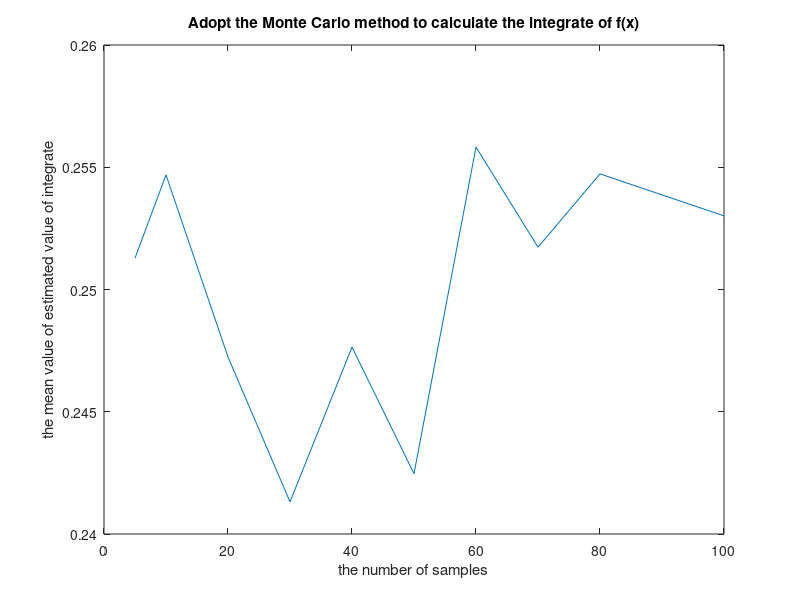

Write the MATLAB code that produced this figure.
clear;
sample_num = [5, 10, 20, 30, 40, 50, 60, 70, 80, 100];

cal_integrate_mean = [];
cal_integrate_var = [];

for num = sample_num
    cal_integrate = [];
    for x = 1:100
        cal_sum = 0;
        for y = 1:num
            x_cor = rand(1);
            cal_sum = cal_sum + power(x_cor,3);
        end
        cal_integrate = [cal_integrate cal_sum / num];
    end
    cal_integrate_mean = [cal_integrate_mean mean(cal_integrate)];
    cal_integrate_var = [cal_integrate_var var(cal_integrate)];
end

% subplot(2,1,1);
plot(sample_num,cal_integrate_mean);
title('Adopt the Monte Carlo method to calculate the integrate of f(x)');
xlabel('the number of samples');
ylabel('the mean value of estimated value of integrate');
% subplot(2,1,2);
% plot(sample_num,cal_integrate_var);
% xlabel('the number of samples');
% ylabel('the variance of estimated value of integrate');